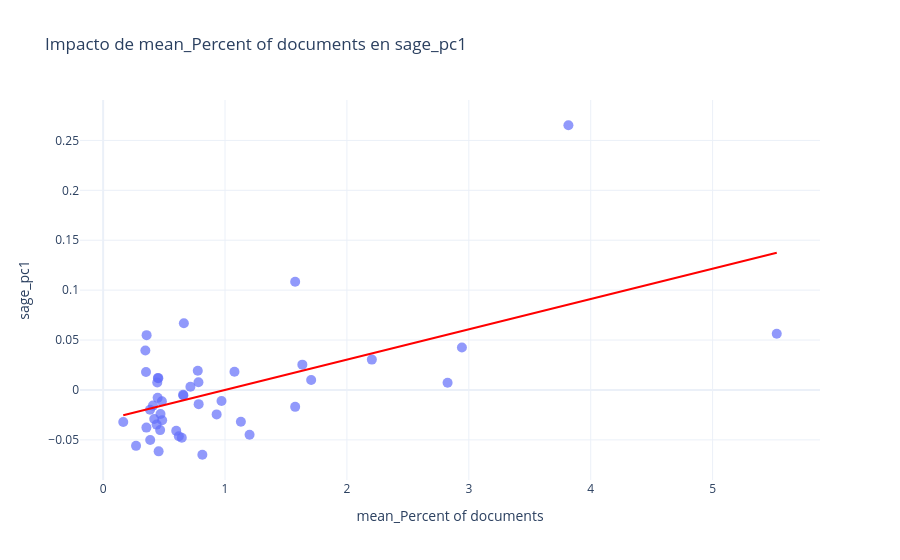

Notebook code cell kept with this figure:
### Code cell
df_all = stat_analysis.cargar_y_unir_datos(cfg.LEVEL) #cargamos y preparamos los datos
#Exploración visual inicial
stat_viz.plot_dispersion_ols(df_all, 'mean_Percent of documents', 'sage_pc1')
# Los candidatos son exactamente los features definidos para hacer el embedding de sage
features_candidatas = [f"mean_{tupla[1]}" for tupla in global_cfg.FEATURES] # Extraemos el segundo elemento de la tupla (tupla[1]) y le pegamos "mean_"
stat_viz.plot_matriz_features(df_all, features_candidatas)

### Figure 1 — Plotly figure (JSON) as saved in the notebook; plotly's stock layout.template omitted (floating-point values rounded to 4 significant figures)
{"data": [{"customdata": [[1980], [1981], [1982], [1983], [1984], [1985], [1986], [1987], [1988], [1989], [1990], [1991], [1992], [1993], [1994], [1995], [1996], [1997], [1998], [1999], [2000], [2001], [2002], [2003], [2004], [2005], [2006], [2007], [2008], [2009], [2010], [2011], [2012], [2013], [2014], [2015], [2016], [2017], [2018], [2019], [2020], [2021], [2022], [2023], [2024]], "hovertemplate": "mean_Percent of documents=%{x}<br>sage_pc1=%{y}<br>year=%{customdata[0]}<extra></extra>", "legendgroup": "", "marker": {"color": "#636efa", "opacity": 0.7, "size": 10, "symbol": "circle"}, "mode": "markers", "name": "", "orientation": "v", "showlegend": false, "type": "scatter", "x": [3.817, 1.575, 1.707, 2.826, 2.204, 2.943, 5.526, 0.3465, 0.7763, 1.634, 1.201, 0.4089, 0.4439, 0.9711, 1.575, 0.5996, 0.165, 0.6623, 0.782, 1.078, 0.6452, 0.7835, 0.9311, 0.656, 0.3846, 0.621, 0.4819, 0.814, 0.3516, 0.4192, 0.4471, 0.4677, 0.4841, 0.3862, 0.449, 0.4708, 0.3566, 0.4386, 0.4528, 0.355, 0.4552, 0.6586, 0.7159, 0.27, 1.13], "xaxis": "x", "y": [0.2652, 0.1084, 0.01002, 0.007189, 0.03041, 0.04258, 0.05628, 0.03959, 0.01918, 0.02538, -0.04489, -0.01568, 0.007543, -0.01104, -0.01692, -0.04096, -0.03212, 0.06681, 0.007686, 0.0182, -0.0479, -0.01422, -0.02446, -0.004856, -0.01976, -0.04637, -0.01136, -0.06489, 0.01802, -0.02912, -0.007893, -0.04021, -0.03032, -0.05007, 0.01207, -0.02413, 0.05491, -0.0347, 0.01183, -0.03769, -0.0615, -0.005522, 0.003182, -0.05599, -0.03189], "yaxis": "y"}, {"hovertemplate": "<b>OLS trendline</b><br>sage_pc1 = 0.0303527 * mean_Percent of documents + -0.0302637<br>R<sup>2</sup>=0.328142<br><br>mean_Percent of documents=%{x}<br>sage_pc1=%{y} <b>(trend)</b><extra></extra>", "legendgroup": "", "line": {"color": "red"}, "marker": {"color": "#636efa", "opacity": 0.7, "size": 10, "symbol": "circle"}, "mode": "lines", "name": "", "showlegend": false, "type": "scatter", "x": [0.165, 0.27, 0.3465, 0.3516, 0.355, 0.3566, 0.3846, 0.3862, 0.4089, 0.4192, 0.4386, 0.4439, 0.4471, 0.449, 0.4528, 0.4552, 0.4677, 0.4708, 0.4819, 0.4841, 0.5996, 0.621, 0.6452, 0.656, 0.6586, 0.6623, 0.7159, 0.7763, 0.782, 0.7835, 0.814, 0.9311, 0.9711, 1.078, 1.13, 1.201, 1.575, 1.575, 1.634, 1.707, 2.204, 2.826, 2.943, 3.817, 5.526], "xaxis": "x", "y": [-0.02526, -0.02207, -0.01975, -0.01959, -0.01949, -0.01944, -0.01859, -0.01854, -0.01785, -0.01754, -0.01695, -0.01679, -0.01669, -0.01664, -0.01652, -0.01645, -0.01607, -0.01597, -0.01564, -0.01557, -0.01206, -0.01141, -0.01068, -0.01035, -0.01027, -0.01016, -0.008534, -0.0067, -0.006529, -0.006481, -0.005556, -0.002002, -0.0007892, 0.002442, 0.004035, 0.006195, 0.01755, 0.01755, 0.01934, 0.02153, 0.03665, 0.0555, 0.05907, 0.08559, 0.1375], "yaxis": "y"}], "layout": {"legend": {"tracegroupgap": 0}, "title": {"text": "Impacto de mean_Percent of documents en sage_pc1"}, "xaxis": {"anchor": "y", "domain": [0, 1], "title": {"text": "mean_Percent of documents"}}, "yaxis": {"anchor": "x", "domain": [0, 1], "title": {"text": "sage_pc1"}}}}
